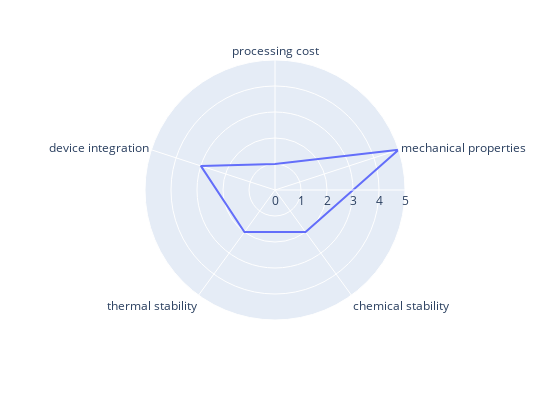

Notebook source saved alongside this figure:
### Markdown cell above
## Chhetri's performance with Radar Plot

### Code cell
# r -> the values of the plot which is put on the radius
# theta -> all the labels of the plot
# below is an example
df = pd.DataFrame(dict(
    r=[1, 5, 2, 2, 3],
    theta=['processing cost','mechanical properties','chemical stability',
           'thermal stability', 'device integration']))
fig = px.line_polar(df, r = 'r', theta = 'theta', line_close=True, width=550, height=400)
fig.show()

### Figure 1 — Plotly figure (JSON) as saved in the notebook; plotly's stock layout.template omitted (floating-point values rounded to 4 significant figures)
{"data": [{"hovertemplate": "r=%{r}<br>theta=%{theta}<extra></extra>", "legendgroup": "", "line": {"color": "#636efa", "dash": "solid"}, "mode": "lines", "name": "", "r": [1, 5, 2, 2, 3, 1], "showlegend": false, "subplot": "polar", "theta": ["processing cost", "mechanical properties", "chemical stability", "thermal stability", "device integration", "processing cost"], "type": "scatterpolar"}], "layout": {"height": 400, "legend": {"tracegroupgap": 0}, "margin": {"t": 60}, "polar": {"angularaxis": {"direction": "clockwise", "rotation": 90}, "domain": {"x": [0, 1], "y": [0, 1]}}, "width": 550}}
